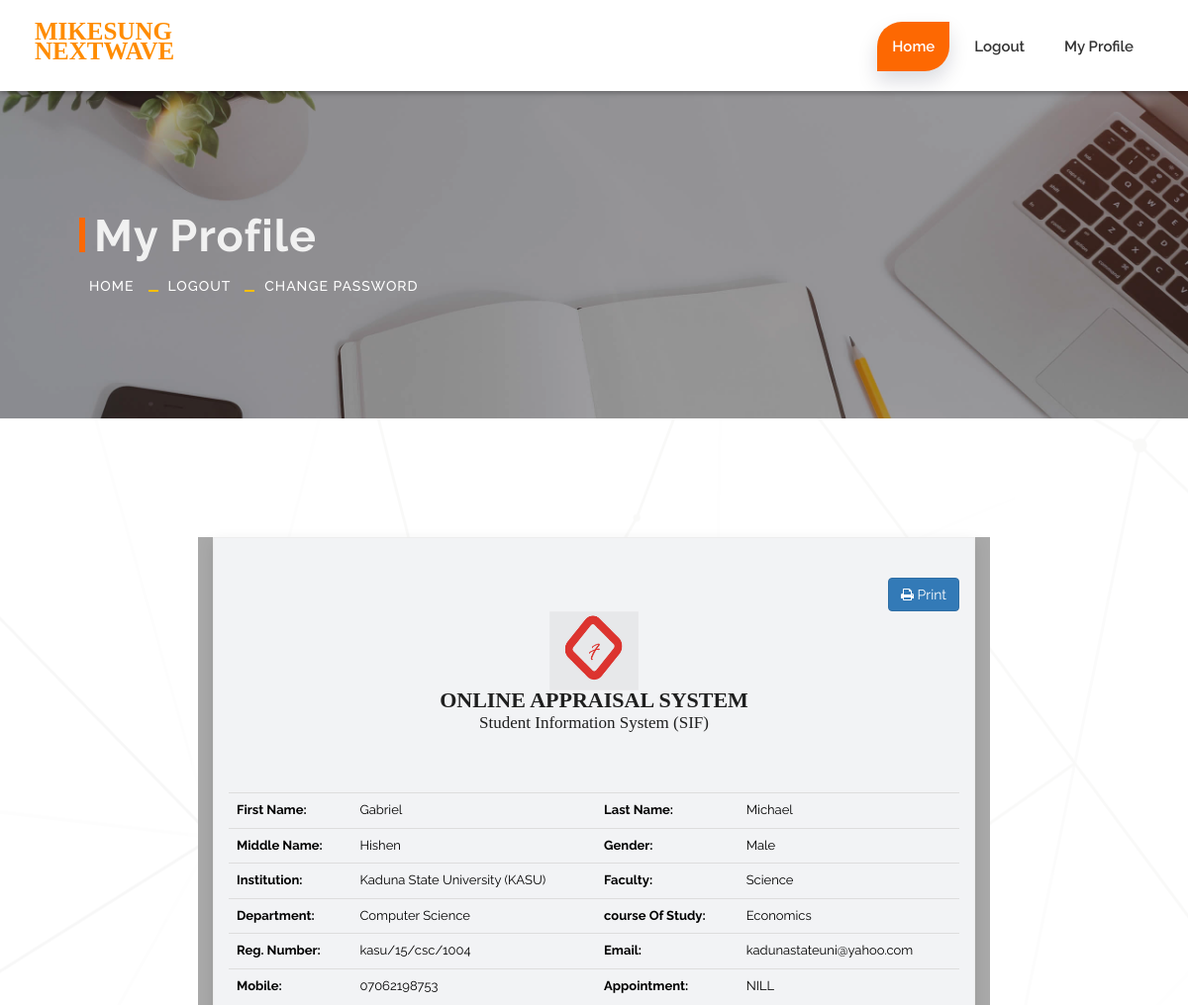
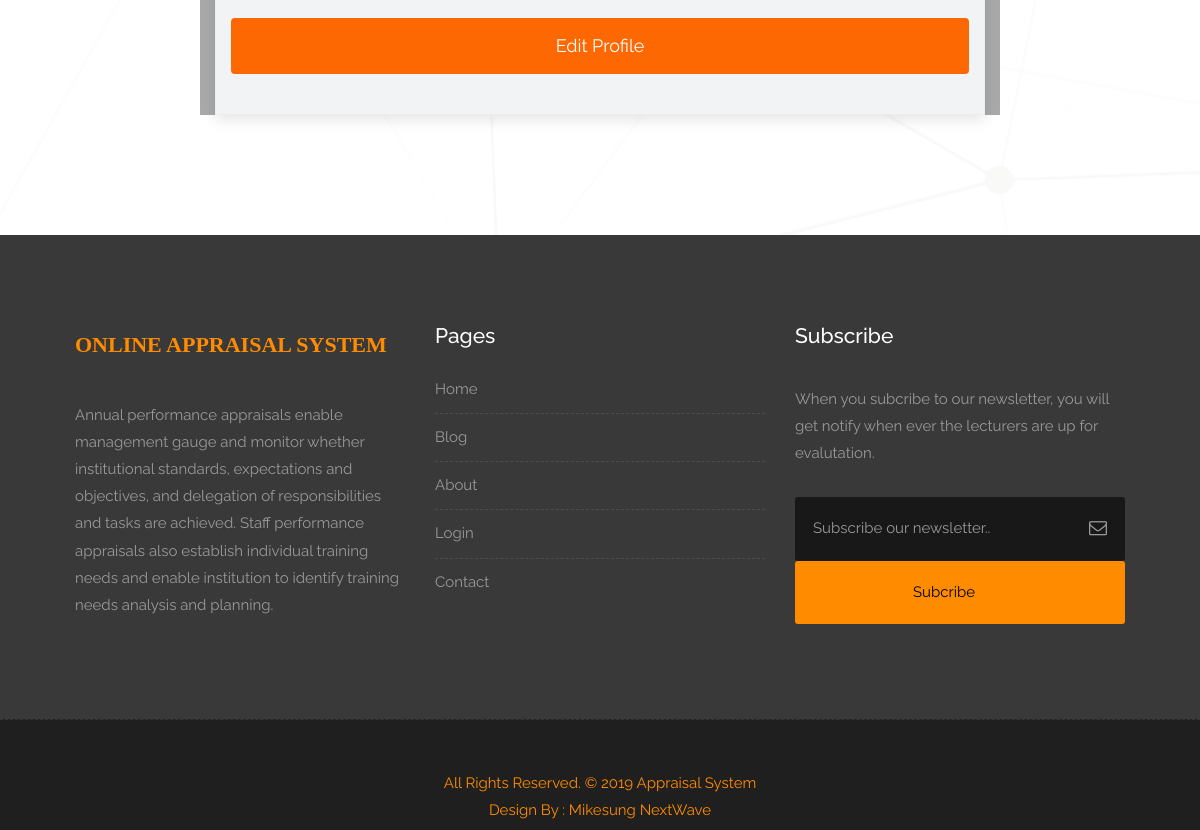
The app's page /profile.php (signed in) with its own data (2 pictures, top to bottom).
### tables this page shows
CREATE TABLE `student_signup` (
  `id` int(11) NOT NULL,
  `school_id` int(11) DEFAULT NULL,
  `faculty_id` int(11) DEFAULT NULL,
  `department_id` int(11) DEFAULT NULL,
  `course_id` int(11) DEFAULT NULL,
  `firstName` varchar(50) DEFAULT NULL,
  `lastName` varchar(50) DEFAULT NULL,
  `middleName` varchar(50) DEFAULT NULL,
  `gender` varchar(50) DEFAULT NULL,
  `matric_Number` varchar(100) DEFAULT NULL,
  `mobile` varchar(50) DEFAULT NULL,
  `password` varchar(50) DEFAULT NULL,
  `password_confirm` varchar(50) DEFAULT NULL,
  `email` varchar(50) DEFAULT NULL
);

CREATE TABLE `schools` (
  `id` int(11) NOT NULL,
  `schoolNames` varchar(100) NOT NULL,
  `email` varchar(100) NOT NULL,
  `mobile` varchar(100) NOT NULL
);

CREATE TABLE `faculties` (
  `id` int(11) NOT NULL,
  `faculties` varchar(100) NOT NULL
);

CREATE TABLE `departments` (
  `id` int(11) NOT NULL,
  `departments` varchar(100) NOT NULL
);

CREATE TABLE `courses` (
  `id` int(11) NOT NULL,
  `courses` varchar(100) DEFAULT NULL
);

### profile.php (the view, shortened to what this page needs)
<?php include ('header2.php'); ?>
<?php
    include('db_connect.php');
    $id = $_SESSION['id'];
    $sql = "SELECT * FROM student_signup
    		INNER JOIN schools
    		ON student_signup.school_id = schools.id
    		INNER JOIN faculties
    		ON student_signup.faculty_id = faculties.id
    		INNER JOIN departments
    		ON student_signup.department_id = departments.id
    		INNER JOIN courses
    		ON student_signup.course_id = courses.id
    		WHERE student_signup.id='".$id."'";
		    $query = mysqli_query($conn, $sql) or die(mysqli_error($conn));
		    $row = mysqli_fetch_assoc($query);
?>
<div class="banner-area banner-bg-1">
		<div class="container">
			<div class="row">
				<div class="col-md-12">
					<div class="banner">
						<h2>My Profile</h2>
						<ul class="page-title-link">
							<li><a href="student_page.php">Home</a></li>
							<li><a href="student_logout.php">Logout</a></li>
							<li><a href="change_password.php">Change Password</a></li>
						</ul>
					</div>
				</div>
			</div>
		</div>
	</div>
    <div id="contact" class="section wb">
         <div class="col-md-8 col-md-offset-2"  style="background-color: darkgrey">
              <div class="contact_form">
	<form class="form">
		<div class="row">
			<div class="text-right">
			 	<td><a href="#" class='btn btn-primary' onclick="javascript:window.print()" /><i class='fa fa-print'></i> Print</a></td>
			 	</div>
			 <div class="section-title text-center">
			 	<img src="images/ap_logo.PNG"  style="width: 90px; height: 80px">
        		<h3 style="font-size: 17px; font-family: Tahoma"><b style="font-size: 22px;">ONLINE APPRAISAL SYSTEM</b><br>Student Information System (SIF)</h3>
    		</div>
				<fieldset">
					<table class="table">
						<tr>
							<th>First Name:</th>
							<td><?php echo $row['firstName']; ?></td>
							<th>Last Name:</th>
							<td><?php echo $row['lastName']; ?></td>
						</tr>
						<tr>
							<th>Middle Name:</th>
							<td><?php echo $row['middleName']; ?></td>
							<th>Gender:</th>
							<td><?php echo $row['gender']; ?></td>
						</tr>
						<tr>
							<th>Institution:</th>
							<td><?php echo  $row['schoolNames']; ?></td>
							<th>Faculty:</th>
							<td><?php echo $row['faculties']; ?></td>
						</tr>
							<tr>
							<th>Department:</th>
							<td><?php echo $row['departments']; ?></td>
							<th>course Of Study:</th>
							<td><?php echo $row['courses']; ?></td>
						</tr>
						<tr>
							<th>Reg. Number:</th>
							<td><?php echo $row['matric_Number']; ?></td>
							<th>Email:</th>
							<td><?php echo $row['email']; ?></td>
						</tr>
						<tr>
							<th>Mobile:</th>
							<td><?php echo  $row['mobile']; ?></td>
							<th>Appointment:</th>
							<td>NILL</td>
						</tr>
					</table>
					<div>
						<a href="edit_student.php?id=<?php echo $row['id']; ?>" name="edit" class="btn btn-light btn-radius grd1 btn-block">Edit Profile</a>
					</div>
			</div>
		</div>
</div>
</div>
    <?php include 'footer.php' ?>
</body>
</html>

### header2.php (shortened to what this page needs)
<!DOCTYPE html>
    <link rel="stylesheet" href="css/bootstrap.min.css">
    <link rel="stylesheet" href="style.css">
    <link rel="stylesheet" href="css/responsive.css">
    <link rel="stylesheet" href="css/custom.css">
</head>
<body>
     <header class="header header_style_01">
        <nav class="megamenu navbar navbar-default">
            <div class="container-fluid">
                <div class="navbar-header">
                    <a class="navbar-brand" href="index.php" style="color: darkorange; font-size: 25px; font-family: Tahoma"><b>MIKESUNG<br> NEXTWAVE</b></a>
                </div>
                <div id="navbar" class="navbar-collapse collapse">
                    <ul class="nav navbar-nav navbar-right">
                        <li><a class="active" href="student_page.php">Home</a></li>
                        <li><a href="student_logout.php">Logout</a></li>
                        <li><a href="profile.php">my Profile</a></li>
                    </ul>
                </div>
            </div>
        </nav>
    </header>
    </body>
</html>

### footer.php (shortened to what this page needs)
<!DOCTYPE html>
<html>
<head>
</head>
<body>
</body>
    <footer class="footer">
        <div class="container">
            <div class="row">
                <div class="col-md-4 col-sm-4 col-xs-12">
                    <div class="widget clearfix">
                            <p style="color: darkorange; font-size: 22px; font-family: Tahoma"><b>ONLINE APPRAISAL SYSTEM</b></p><br>
                        <p>Annual performance appraisals enable management gauge and monitor whether institutional standards, expectations and objectives, and delegation of responsibilities and tasks are achieved. Staff performance appraisals also establish individual training needs and enable institution to identify training needs analysis and planning.</p>
                    </div>
                </div>
                <div class="col-md-4 col-sm-4 col-xs-12">
                    <div class="widget clearfix">
                        <div class="widget-title">
                            <h3>Pages</h3>
                        </div>
                        <ul class="footer-links hov">
                            <li><a href="index.php">Home <span class="icon icon-arrow-right2"></span></a></li>
                            <li><a href="index.php">Blog <span class="icon icon-arrow-right2"></span></a></li>
                            <li><a href="about.php">About <span class="icon icon-arrow-right2"></span></a></li>
                             <li><a href="login.php">Login <span class="icon icon-arrow-right2"></span></a></li>
                            <li><a href="contact.php">Contact <span class="icon icon-arrow-right2"></span></a></li>
                        </ul>
                    </div>
                </div>
                <div class="col-md-4 col-sm-4 col-xs-12">
                    <div class="footer-distributed widget clearfix">
                        <div class="widget-title">
                            <h3>Subscribe</h3>
                            <p>When you subcribe to our newsletter, you will get notify when ever the lecturers are up for evalutation. </p>
                        </div>
                        <div class="footer-right">
                            <form method="POST" >
                                <div class="form-group">
                                <input placeholder="Subscribe our newsletter.." name="email">
                                <i class="fa fa-envelope-o"></i>
                                <input type="submit" name="newsletter" value="Subcribe" class="btn btn-light btn-radius grd1 btn-block" style="background-color: darkorange; color: black">
                                </div>
                            </form>
                        </div>
                    </div>
                </div>
            </div>
        </div>
    </footer>
    <div class="copyrights">
        <div style="text-align: center; color: darkorange; height: 10px">
                    <p class="footer-company-name">All Rights Reserved. &copy; 2019 Appraisal System<br> Design By : Mikesung NextWave</p>
        </div>
    </div>
</html>

### css/responsive.css (style rules this page uses)
@media (max-width: 1200px) { .header_style_01 .navbar-brand { padding-right: 0; } }
@media (max-width: 1200px) { .container-fluid { width: 100%; padding: 0 15px; } }
@media (max-width: 1200px) { .container { width: 90%; } }
@media (max-width: 1200px) { .navbar-nav li { margin: 0px 5px; } }
@media (max-width: 1200px) { .header_style_01 { padding: 20px 20px !important; } }

### profile.php (style rules this page uses)
table,th,td { font-size: 13px; color: black; }

### records on screen
student_signup: firstName "Gabriel", lastName "Michael", middleName "Hishen", gender "Male", school.schoolNames "Kaduna State University (KASU)", faculty.faculties "Science", department.departments "Computer Science", course.courses "Economics", matric_Number "kasu/15/csc/1004", school.email "kadunastateuni@yahoo.com", school.mobile "07062198753"
